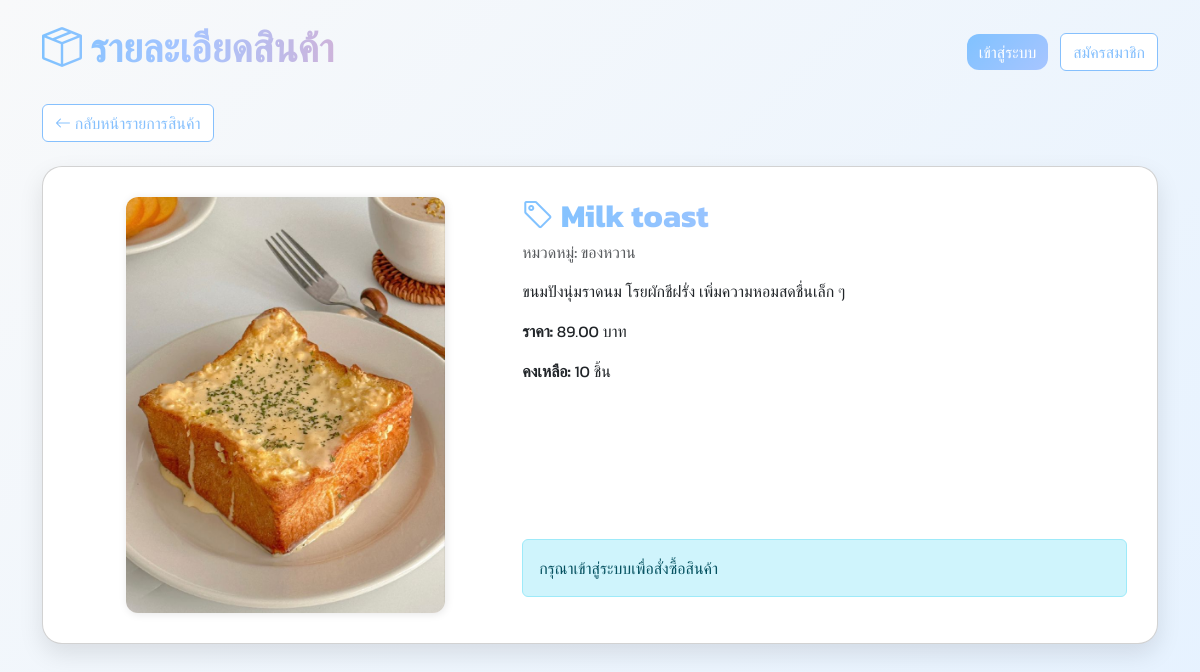
Page /product_detail.php?id=1 on the committed database.
### tables this page shows
CREATE TABLE `products` (
  `product_id` int(11) NOT NULL,
  `product_name` varchar(150) NOT NULL,
  `description` text DEFAULT NULL,
  `price` decimal(10,2) NOT NULL,
  `stock` int(11) DEFAULT 0,
  `image` varchar(255) DEFAULT NULL,
  `category_id` int(11) DEFAULT NULL,
  `created_at` timestamp NOT NULL DEFAULT current_timestamp()
);

CREATE TABLE `categories` (
  `category_id` int(11) NOT NULL,
  `category_name` varchar(100) NOT NULL
);

### product_detail.php (the view, shortened to what this page needs)
<?php
require_once 'config.php';
$isLoggedIn = isset($_SESSION['user_id']);
$product_id = $_GET['id'];
$stmt = $conn->prepare("SELECT p.*, c.category_name
    FROM products p
    LEFT JOIN categories c ON p.category_id = c.category_id
    WHERE p.product_id = ?");
$stmt->execute([$product_id]);
$product = $stmt->fetch(PDO::FETCH_ASSOC);
$img = !empty($product['image'])
    ? 'product_images/' . rawurlencode($product['image'])
    : 'product_images/no-image.png';
?>
<!DOCTYPE html>
<html lang="th">
<head>
<link href="https://cdn.jsdelivr.net/npm/bootstrap@5.3.7/dist/css/bootstrap.min.css" rel="stylesheet">
<link rel="stylesheet" href="https://cdn.jsdelivr.net/npm/bootstrap-icons@1.13.0/font/bootstrap-icons.css">
</head>
<body class="container py-4">
<div class="d-flex justify-content-between align-items-center mb-4 flex-wrap">
    <h1 class="text-gradient"><i class="bi bi-box-seam"></i> รายละเอียดสินค้า</h1>
    <div class="mt-2">
        <?php if ($isLoggedIn): ?>
            <span class="me-3">ยินดีต้อนรับ, <?= htmlspecialchars($_SESSION['username']) ?> (<?= $_SESSION['role'] ?>)</span>
            <a href="profile.php" class="btn btn-outline-custom me-2 mb-2"><i class="bi bi-person-circle"></i> ข้อมูลส่วนตัว</a>
            <a href="cart.php" class="btn btn-outline-custom me-2 mb-2"><i class="bi bi-cart"></i> ดูตะกร้า</a>
            <a href="logout.php" class="btn btn-danger mb-2"><i class="bi bi-box-arrow-right"></i> ออกจากระบบ</a>
        <?php else: ?>
            <a href="login.php" class="btn btn-gradient me-2 mb-2">เข้าสู่ระบบ</a>
            <a href="register.php" class="btn btn-outline-custom mb-2">สมัครสมาชิก</a>
        <?php endif; ?>
    </div>
</div>
<a href="index.php" class="btn btn-outline-custom mb-4"><i class="bi bi-arrow-left"></i> กลับหน้ารายการสินค้า</a>
<div class="card mb-5">
    <div class="row g-4">
        <div class="col-md-5 text-center">
            <img src="<?= $img ?>" alt="<?= htmlspecialchars($product['product_name']) ?>">
        </div>
        <div class="col-md-7 d-flex flex-column justify-content-between">
            <div>
                <h2 class="card-title text-gradient"><i class="bi bi-tag"></i> <?= htmlspecialchars($product['product_name']) ?></h2>
                <h6 class="text-muted mb-3">หมวดหมู่: <?= htmlspecialchars($product['category_name']) ?></h6>
                <p><?= nl2br(htmlspecialchars($product['description'])) ?></p>
                <p><strong>ราคา:</strong> <?= number_format($product['price'],2) ?> บาท</p>
                <p><strong>คงเหลือ:</strong> <?= htmlspecialchars($product['stock']) ?> ชิ้น</p>
            </div>
            <?php if ($isLoggedIn): ?>
            <form action="cart.php" method="post" class="mt-3 d-flex align-items-center gap-2 flex-wrap">
                <input type="hidden" name="product_id" value="<?= $product['product_id'] ?>">
                <label for="quantity" class="me-2 mb-0">จำนวน:</label>
                <input type="number" name="quantity" id="quantity" value="1" min="1" max="<?= $product['stock'] ?>" required>
                <button type="submit" class="btn btn-gradient"><i class="bi bi-cart-plus"></i> เพิ่มในตะกร้า</button>
            </form>
            <?php else: ?>
            <div class="alert alert-info mt-3">กรุณาเข้าสู่ระบบเพื่อสั่งซื้อสินค้า</div>
            <?php endif; ?>
        </div>
    </div>
</div>
</body>
</html>

### product_detail.php (style rules this page uses)
body { font-family: 'Kanit', 'Nunito', sans-serif; background: linear-gradient(135deg, #f8f9fa, #e6f2ff); }
.card { border-radius: 20px; padding: 30px; box-shadow: 0 10px 25px rgba(0,0,0,0.1); transition: transform 0.3s, box-shadow 0.3s; }
.text-gradient { background: linear-gradient(90deg, #80c2ffff, #a7c5ffff, #cdb4db); -webkit-background-clip: text; -webkit-text-fill-color: transparent; font-weight: 700; }
.btn-gradient { background: linear-gradient(135deg, #80c2ff, #a7c5ff); color: white; border-radius: 12px; border: none; font-weight: 500; transition: all 0.3s; }
.btn-outline-custom { background: #ffffff; border: 1px solid #86c0fd; color: #86c0fd; transition: all 0.3s; }
img { max-width: 75%; border-radius: 12px; box-shadow: 1px 1px 8px rgba(0,0,0,0.1); object-fit: cover; }

### rows in the picture
products: image (picture), product_name "Milk toast", category.category_name "ของหวาน", description "ขนมปังนุ่มราดนม โรยผักชีฝรั่ง เพิ่มความหอมสดชื่นเล็ก ๆ", price "89.00", stock "10"
